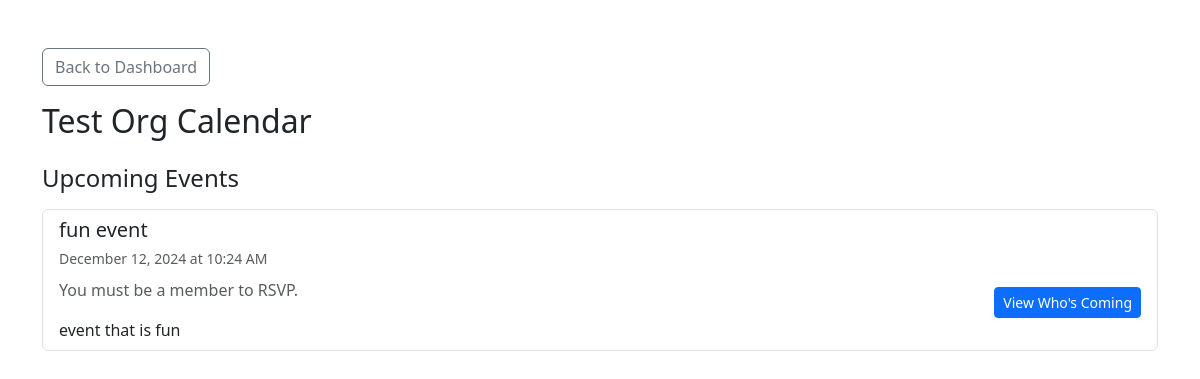
Screenshot of /cio/test-org/calendar/ with the database file from the repository.
### users/models.py (models this page shows, shortened)
class CIO(models.Model):
    name = models.CharField(max_length=100)
    slug = models.SlugField(unique=True, blank=True)
    description = models.TextField()
    image = models.ImageField(upload_to='cios/', blank = True, null = True)
    admins = models.ManyToManyField(
        User, related_name='admin_cios', blank=True)
    members = models.ManyToManyField(
        User, related_name='member_cios', blank=True)

class Event(models.Model):
    name = models.CharField(max_length=100)
    description = models.TextField()
    date = models.DateField()
    time = models.TimeField()
    created_by = models.ForeignKey(
        User, on_delete=models.CASCADE, related_name='events_created')
    cio = models.ForeignKey(CIO, on_delete=models.CASCADE,
                            related_name='events')  # New field

### users/views.py (the view, shortened to what this page needs)
# urls.py: path('cio/<slug:slug>/calendar/', views.calendar_view, name='cio-calendar'),
def calendar_view(request, slug):
    cio = get_object_or_404(CIO, slug=slug)
    today = datetime.date.today()
    now = datetime.datetime.now().time()
    user_rsvps = RSVP.objects.filter(user=request.user, event__cio=cio).values_list(
        'event_id', flat=True
    ) if request.user.is_authenticated else []
    upcoming_events = (
        Event.objects.filter(cio=cio, date__gte=today)
        .exclude(date=today, time__lt=now)
        .order_by('date', 'time')[:5]
    )
    context = {
        'today': today,
        'year': today.year,
        'cio': cio,
        'upcoming_events': upcoming_events,
        'user_rsvps': user_rsvps,
    }
    return render(request, 'cio/calendar.html', context)

### users/templates/cio/calendar.html (shortened to what this page needs)
<!DOCTYPE html>
<html lang="en">
<head>
    {% load bootstrap5 %}
    {% bootstrap_css %}
</head>
<!DOCTYPE html>
<html lang="en">
<head>
    {% load bootstrap5 %}
    {% bootstrap_css %}
    <link href="https://cdn.jsdelivr.net/npm/fullcalendar@5.11.3/main.min.css" rel="stylesheet" />
</head>
<body>
    <div class="container mt-5">
        <div class="mb-3">
            <a href="{% url 'users:cio-dashboard' slug=cio.slug %}" class="btn btn-outline-secondary">Back to Dashboard</a>
        </div>
        <div class="d-flex align-items-center justify-content-between">
            <h2 class="text-center mb-4">{{ cio.name }} Calendar</h2>
        </div>
        {% if upcoming_events %}
            <h4 class="mb-3">Upcoming Events</h4>
            <ul class="list-group mb-4">
                {% for event in upcoming_events %}
                    <li class="list-group-item">
                        <h5 class="mb-1">{{ event.name }}</h5>
                        <small class="text-muted">
                            {{ event.date|date:"F j, Y" }} at {{ event.time|date:"g:i A" }}
                        </small>
                        <div class="d-flex align-items-center justify-content-between mt-2">
                            {% if request.user in event.cio.members.all %}
                                <form method="POST" action="{% url 'users:rsvp_event' event.id %}" style="display:inline;">
                                    {% csrf_token %}
                                    {% if event.id in user_rsvps %}
                                        <button type="submit" class="btn btn-danger btn-sm">Cancel RSVP</button>
                                    {% else %}
                                        <button type="submit" class="btn btn-success btn-sm">RSVP</button>
                                    {% endif %}
                                </form>
                            {% else %}
                                <p class="text-muted">You must be a member to RSVP.</p>
                            {% endif %}
                            <a href="{% url 'users:view_rsvps' event_id=event.id %}" class="btn btn-primary btn-sm mt-2">View Who's Coming</a>
                        </div>
                        <p class="mb-0">{{ event.description }}</p>
                    </li>
                {% endfor %}
            </ul>
        {% else %}
            <p class="text-muted">No upcoming events.</p>
        {% endif %}
    </div>
</body>
</html>

### rows the page displays
CIO: name "Test Org"
Event: name "fun event", date "December 12, 2024", time "10:24 AM", shows "You must be a member to RSVP.", description "event that is fun"
